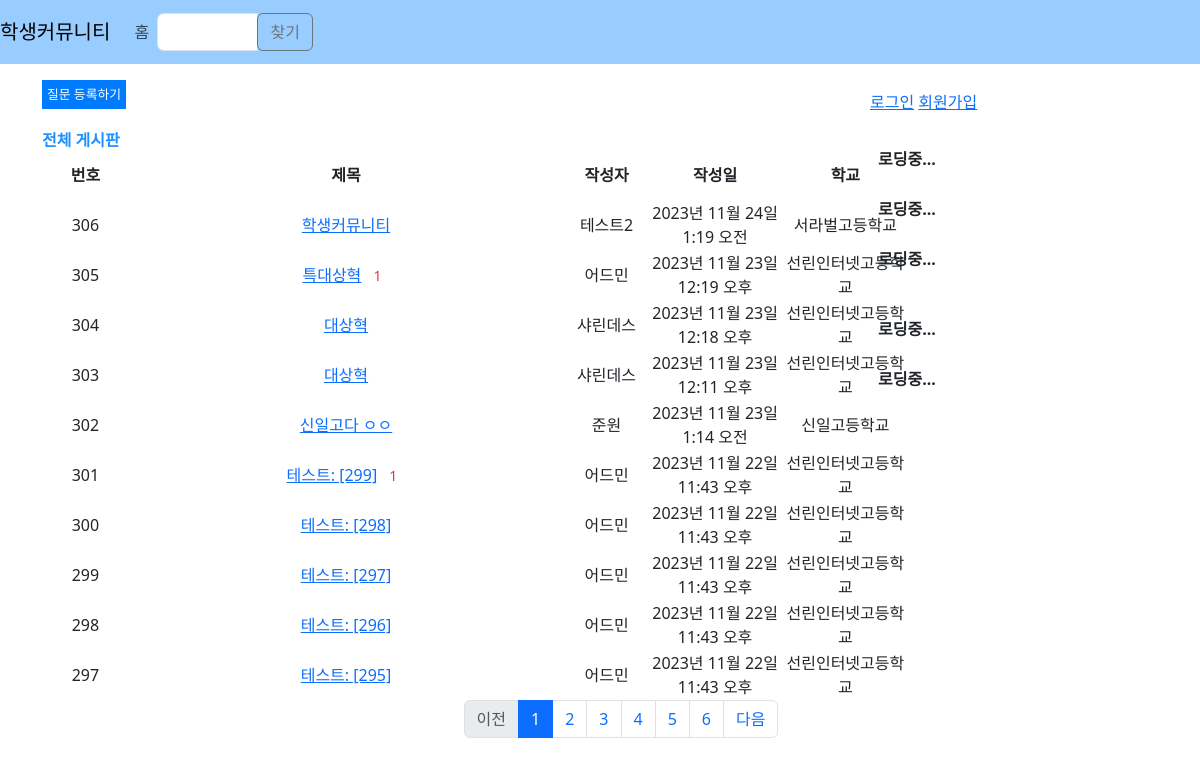
The page / on the database its author committed.
### pyms/models.py (models this page shows, shortened)
class Question(models.Model):
    user = models.ForeignKey(User, on_delete=models.CASCADE, related_name='author_question')
    School = models.CharField(max_length=100)
    Grade = models.IntegerField(default=0)
    nickname = models.CharField(max_length=100)
    is_teacher = models.BooleanField(default=False)
    subject = models.CharField(max_length=200)
    content = models.TextField()
    private = models.CharField(max_length=100, default="", null=True)
    create_date = models.DateTimeField()
    modify_date = models.DateTimeField(null=True, blank=True)
    voter = models.ManyToManyField(User, related_name='voter_question')
    imgfile = models.ImageField(null=True, upload_to="", blank=True)

class User(AbstractUser):
    nickname = models.CharField(max_length=100)
    School = models.CharField(max_length=100)
    Grade = models.IntegerField(default=0)
    Class = models.IntegerField(default=0)
    Number = models.IntegerField(default=0)
    is_teacher = models.BooleanField(default=False)

### pyms/views.py (the view, shortened to what this page needs)
# urls.py: path('', views.index, name='index'),
def index(request, pri=''):
    page = request.GET.get('page', '1')
    kw = request.GET.get('kw', '')  # 검색어
    private = request.GET.get('pri', '')
    print(pri)
    if pri:
        private = pri
    if private:
        question_list = Question.objects.filter(private=private).order_by('-create_date')
    else:
        question_list = Question.objects.filter(private="전체").order_by('-create_date')
        private = "전체"
    paginator = Paginator(question_list, 10)
    page_obj = paginator.get_page(page)
    context = {'question_list': page_obj, 'page': page, 'kw': kw, 'private': private}
    return render(request, 'pyms/haksaeng_index.html', context)

### pyms/templatetags/filter.py (called while the page is built)
@register.filter
def sub(value, arg):
    return value - arg

### templates/pyms/haksaeng_index.html (shortened to what this page needs)
{% extends 'base.html' %}
{% block content %}
{% load filter %}
    <div class="container">
        <div class="side-bar" style="position: absolute; float: right; right: 80px; width: 250px; top: 90px;">
            <div class="user-actions">
                {% if not user.is_authenticated %}
                    <a href="{% url 'login:login' %}">로그인</a>
                    <a href="{% url 'login:signup' %}">회원가입</a>
                {% else %}
                    <a href="{% url 'login:logout' %}" class="user-info">{{ user.nickname }}({{ user.School }})<br>(로그아웃)</a>
                {% endif %}
            </div>
            <div class="info-table">
                <table>
                    <tr>
                        <th class="school">로딩중...</th>
                    </tr>
                    <tr>
                        <th class="date">로딩중...</th>
                    </tr>
                    <tr>
                        <th class="menu">로딩중...</th>
                    </tr>
                </table>
            </div>
            <div class="schedule-table" style="position: absolute; ">
                <table style="width: 200px">
                    <tr>
                        <th class="notion">로딩중...</th>
                    </tr>
                    <tr>
                        <th class="schedule">로딩중...</th>
                    </tr>
                </table>
            </div>
        </div>
        <div><a class="question_write" href="{% url 'pyms:question_write' %}" style="position: relative;width: 100%; top: 70px; font-size: 80%; padding: 5px;">질문 등록하기</a><br>
        <div style="position: relative; top:65px; font-weight: bold; color: dodgerblue;">{{ private }} 게시판</div>
        </div>
        <div class="main-content" style="position: absolute;top: 150px; padding: 0%;">
            {% if question_list %}
                <table style="width: 75%;">
                    <colgroup>
                        <col style="width:10%">
                        <col style="width:50%">
                        <col style="width:10%">
                        <col style="width:15%">
                        <col style="width:15%">
                    </colgroup>
                    <tr>
                        <th style="border:none; text-align: center;">번호</th>
                        <th style="border:none; text-align: center;">제목</th>
                        <th style="border:none; text-align: center;">작성자</th>
                        <th style="border:none; text-align: center;">작성일</th>
                        <th style="border:none; text-align: center;">학교</th>
                    </tr>
                    {% for question in question_list %}
                        <tr>
                            <td>
                                {{ question_list.paginator.count|sub:question_list.start_index|sub:forloop.counter0|add:1 }}
                            </td>
                            <td><a href="{% url 'pyms:question_detail' question.id %}">{{ question.subject }}</a>
                                {% if question.answer_set.count > 0 %}
                                <span class="text-danger small mx-2">{{ question.answer_set.count }}</span>
                                {% endif %}
                            </td>
                            <td>{{ question.nickname }}</td>
                            <td>{{ question.create_date }}</td>
                            <td>{{ question.user.School}}</td>
                        </tr>
                    {% endfor %}
                </table>
            {% else %}
                <p>질문이 없습니다.</p>
            {% endif %}
            <ul class="pagination justify-content-center" >
                {% if question_list.has_previous %}
                <li class="page-item">
                    <a class="page-link" data-page="{{ question_list.previous_page_number }}"
               href="javascript:void(0)">이전</a>
                </li>
                {% else %}
                <li class="page-item disabled">
                    <a class="page-link" tabindex="-1" aria-disabled="true" href="#">이전</a>
                </li>
                {% endif %}
                {% for page_number in question_list.paginator.page_range %}
                {% if page_number >= question_list.number|add:-5 and page_number <= question_list.number|add:5 %}
                {% if page_number == question_list.number %}
                <li class="page-item active" aria-current="page">
                    <a class="page-link" data-page="{{ page_number }}"
               href="javascript:void(0)">{{ page_number }}</a>
                </li>
                {% else %}
                <li class="page-item">
                    <a class="page-link" data-page="{{ page_number }}"
               href="javascript:void(0)">{{ page_number }}</a>
                </li>
                {% endif %}
                {% endif %}
                {% endfor %}
                {% if question_list.has_next %}
                <li class="page-item">
                    <a class="page-link" data-page="{{ question_list.next_page_number }}"
               href="javascript:void(0)">다음</a>
                </li>
                {% else %}
                <li class="page-item disabled">
                    <a class="page-link" tabindex="-1" aria-disabled="true" href="#">다음</a>
                </li>
                {% endif %}
            </ul>
        </div>
    </div>
    {% load static %}
    <link rel="stylesheet" href="{% static 'css/index.css' %}">
{% endblock %}

### static/css/index.css (style rules this page uses)
.container { display: flex; justify-content: space-between; }
.side-bar { width: 200px; }
.main-content { flex-grow: 1; padding: 20px; }
.user-actions { margin-bottom: 20px; }
.info-table, .schedule-table { margin-bottom: 20px; }
table { width: 100%; border-collapse: collapse; }
th { border: 1px solid #ddd; padding: 8px; text-align: center; }
.question_write { display: block; margin-top: 10px; padding: 3px; background-color: #007bff; color: #fff; text-decoration: none; text-align: center; }

### templates/base.html (style rules this page uses)
table { border-collapse : collapse; }
th,td { width: 300px; height: 50px; text-align: center; border: 1px solid #000; }

### templates/pyms/haksaeng_index.html (style rules this page uses)
table, tr, td { border:none; }

### rows shown on the page
Question: paginator.count|sub "306", subject "학생커뮤니티", nickname "테스트2", create_date "2023년 11월 24일 1:19 오전", user.School "서라벌고등학교"
Question: paginator.count|sub "305", subject "특대상혁", answer_set.count "1", nickname "어드민", create_date "2023년 11월 23일 12:19 오후", user.School "선린인터넷고등학교"
Question: paginator.count|sub "304", subject "대상혁", nickname "샤린데스", create_date "2023년 11월 23일 12:18 오후", user.School "선린인터넷고등학교"
Question: paginator.count|sub "303", subject "대상혁", nickname "샤린데스", create_date "2023년 11월 23일 12:11 오후", user.School "선린인터넷고등학교"
Question: paginator.count|sub "302", subject "신일고다 ㅇㅇ", nickname "준원", create_date "2023년 11월 23일 1:14 오전", user.School "신일고등학교"
Question: paginator.count|sub "301", subject "테스트: [299]", answer_set.count "1", nickname "어드민", create_date "2023년 11월 22일 11:43 오후", user.School "선린인터넷고등학교"
Question: paginator.count|sub "300", subject "테스트: [298]", nickname "어드민", create_date "2023년 11월 22일 11:43 오후", user.School "선린인터넷고등학교"
Question: paginator.count|sub "299", subject "테스트: [297]", nickname "어드민", create_date "2023년 11월 22일 11:43 오후", user.School "선린인터넷고등학교"
Question: paginator.count|sub "298", subject "테스트: [296]", nickname "어드민", create_date "2023년 11월 22일 11:43 오후", user.School "선린인터넷고등학교"
Question: paginator.count|sub "297", subject "테스트: [295]", nickname "어드민", create_date "2023년 11월 22일 11:43 오후", user.School "선린인터넷고등학교"

### other values the page prints
{{ private }} "전체"
{{ page_number }} "1"
{{ page_number }} "2" "3" "4" "5" "6"
